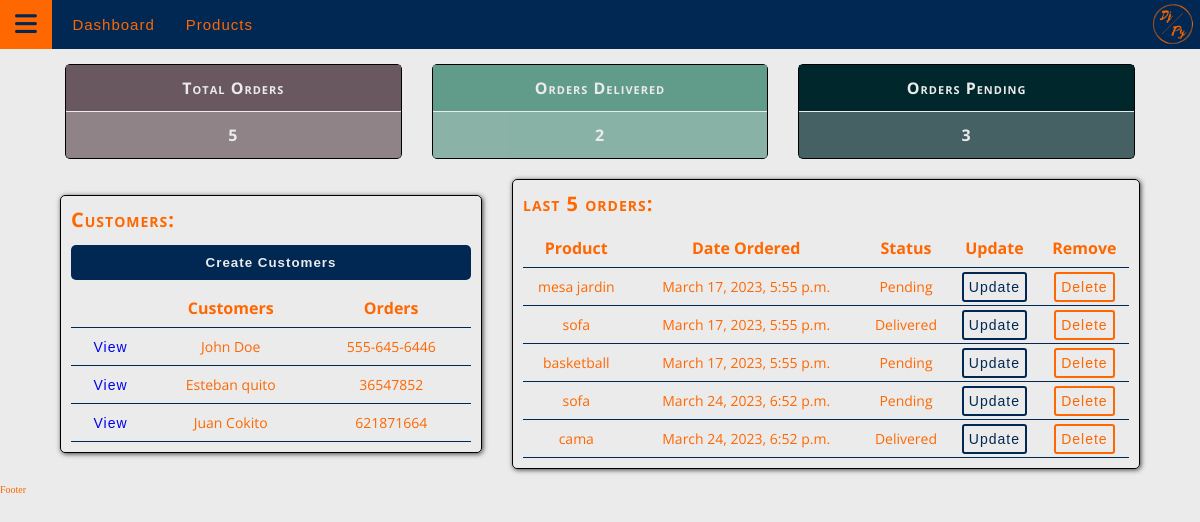
The app's page /, older data.
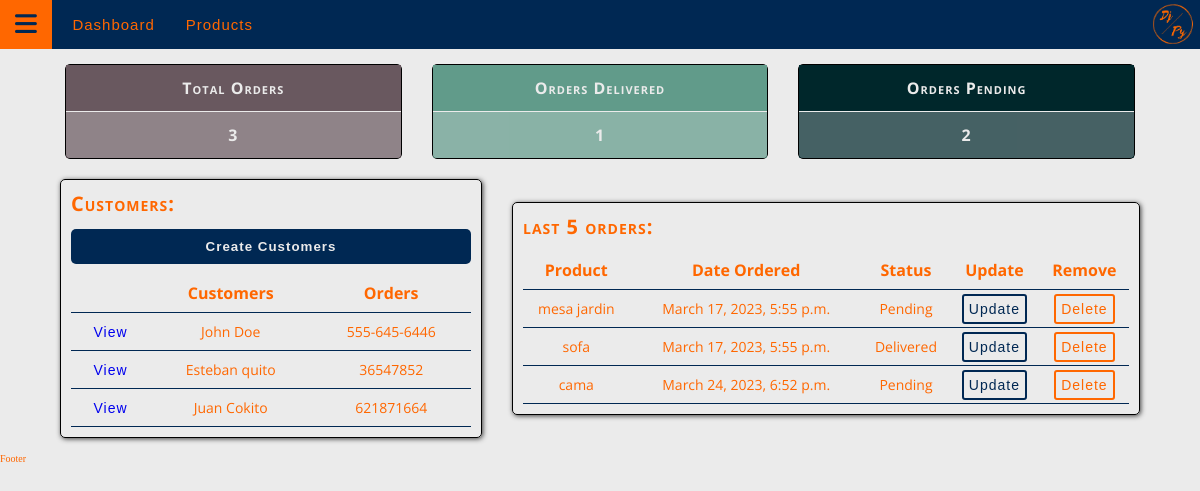
The same page, newer data.
### accounts/models.py (models this page shows, shortened)
class Customer(models.Model):
    name = models.CharField(max_length=200, null=True)
    phone = models.CharField(max_length=200, null=True)
    email = models.CharField(max_length=200, null=True)
    date_created = models.DateTimeField(auto_now_add=True, null=True)

class Order(models.Model):
    STATUS = (
        ('Pending', 'Pending'),
        ('Out of delivery', 'Out of delivery'),
        ('Delivered', 'Delivered')
    )
    customer = models.ForeignKey(Customer, null=True, on_delete= models.SET_NULL)
    product = models.ForeignKey(Product, null=True, on_delete= models.SET_NULL)
    date_created = models.DateTimeField(auto_now_add=True, null=True)
    status = models.CharField(max_length=100, null=True, choices=STATUS)
    note = models.CharField(max_length=100, null=True)

class Product(models.Model):
    CATEGORY = (
        ('Indoor', 'Indoor'),
        ('Out Door', 'Out Door')
    )
    name = models.CharField(max_length=100, null=True)
    price = models.FloatField(null=True)
    category = models.CharField(max_length=100, null=True, choices=CATEGORY)
    description = models.CharField(max_length=200, null=True, blank=True)
    date_created = models.DateTimeField(auto_now_add=True, null=True)
    tags = models.ManyToManyField(Tag)
    def __str__(self):
        return self.name

### accounts/views.py (the view)
# urls.py: path('',views.home, name="home"),
def home(request):
    orders = Order.objects.all()
    customers = Customer.objects.all()
    total_customers = customers.count()
    total_orders = orders.count()
    delivered = orders.filter(status='Delivered').count()
    pending = orders.filter(status='Pending').count()
    context = {'orders': orders, 'customers': customers, 'total_orders': total_orders, 'delivered': delivered, 'pending': pending, 'total_customers': total_customers}
    return render(request, 'accounts/dashboard.html', context);

### accounts/templates/accounts/dashboard.html (shortened to what this page needs)
{% extends 'accounts/main.html' %}
{% block content %}
{% include 'accounts/status.html' %}
<main class="dashboard-container">
    <section class="customers">
        <h5 class="acc-title">Customers:</h5>
        <div class="customers-section">
            <a href="#"><button type="button"   class="co-btn">Create Customers</button></a>
            <table class="co-table">
                <tr>
                    <th></th>
                    <th>Customers</th>
                    <th>Orders</th>
                </tr>
                {% for customer in customers %}
                    <tr>
                        <td><a href="{% url 'customers' customer.id %}" class="btn">View</a></td>
                        <td>{{ customer.name }}</td>
                        <td>{{ customer.phone }}</td>
                    </tr>
                {% endfor %}
            </table>
        </div>
    </section>
    <section class="orders">
        <h5 class="acc-title">last 5 orders:</h5>
        <div class="orders-section">
            <table class="co-table">
                <tr>
                    <th>Product</th>
                    <th>Date Ordered</th>
                    <th>Status</th>
                    <th>Update</th>
                    <th>Remove</th>
                </tr>
                {% for order in orders %}
                    <tr>
                        <td>{{ order.product }}</td>
                        <td>{{ order.date_created }}</td>
                        <td>{{ order.status }}</td>
                        <td><a class="btn btn-info" href="{% url 'update_order' order.id %}">Update</a></td>
                        <td><a class="btn btn-danger" href="{% url 'delete_order' order.id %}">Delete</a></td>
                    </tr>
                {% endfor %}
            </table>
        </div>
    </section>
</main>
{% endblock  %}

Row changes from the older to the newer data that the page shows:
removed Order: product "basketball", date_created "March 17, 2023, 5:55 p.m.", status "Pending"
removed Order: product "sofa", date_created "March 24, 2023, 6:52 p.m.", status "Pending"
changed Order "March 24, 2023, 6:52 p.m.": status "Delivered" → "Pending"
Text that changed along with them:
{{ total_orders }}: "5" → "3"
{{ delivered }}: "2" → "1"
{{ pending }}: "3" → "2"
